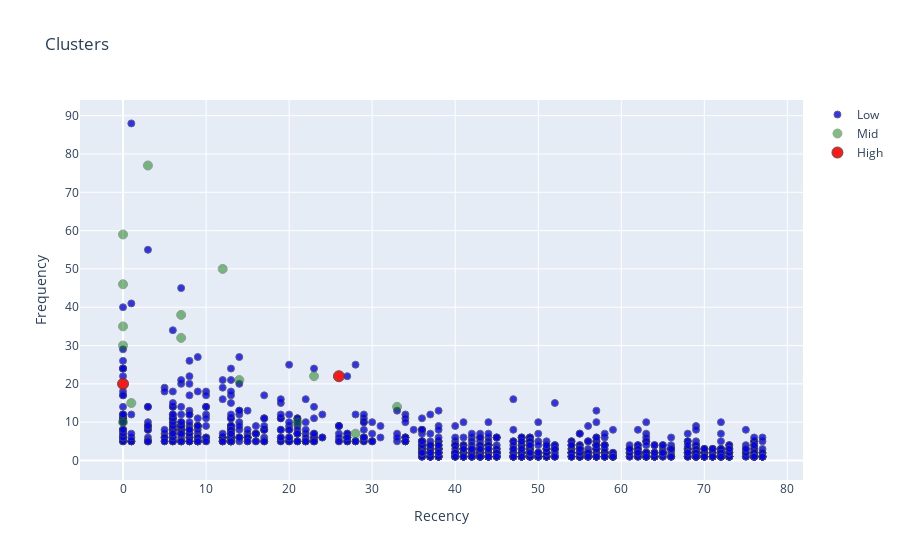

The code cell stored with this chart in its notebook:
### Code cell
# plot recency vs frequency
tx_graph = RFM.copy()
#query("Monetary < 50000 and Frequency < 2000")

plot_data = [
    go.Scatter(
        x=tx_graph.query("Cluster == 'Active-Low'")['Recency'],
        y=tx_graph.query("Cluster == 'Active-Low'")['Frequency'],
        mode='markers',
        name='Low',
        marker= dict(size= 7,
            line= dict(width=1),
            color= 'blue',
            opacity= 0.8
           )
    ),
        go.Scatter(
        x=tx_graph.query("Cluster == 'Active-Mid'")['Recency'],
        y=tx_graph.query("Cluster == 'Active-Mid'")['Frequency'],
        mode='markers',
        name='Mid',
        marker= dict(size= 9,
            line= dict(width=1),
            color= 'green',
            opacity= 0.5
           )
    ),
        go.Scatter(
        x=tx_graph.query("Cluster == 'Active-High'")['Recency'],
        y=tx_graph.query("Cluster == 'Active-High'")['Frequency'],
        mode='markers',
        name='High',
        marker= dict(size= 11,
            line= dict(width=1),
            color= 'red',
            opacity= 0.9
           )
    ),
]

plot_layout = go.Layout(
        yaxis= {'title': "Frequency"},
        xaxis= {'title': "Recency"},
        title='Clusters'
    )
fig = go.Figure(data=plot_data, layout=plot_layout)

fig

### Figure 1 — Plotly figure (JSON) as saved in the notebook; plotly's stock layout.template omitted (floating-point values rounded to 4 significant figures; data arrays with more than 128 entries replaced by an {"elided": "..."} marker saying what was removed)
{"data": [{"marker": {"color": "blue", "line": {"width": 1}, "opacity": 0.8, "size": 7}, "mode": "markers", "name": "Low", "type": "scatter", "x": {"elided": "1003 int values"}, "y": {"elided": "1003 int values"}}, {"marker": {"color": "green", "line": {"width": 1}, "opacity": 0.5, "size": 9}, "mode": "markers", "name": "Mid", "type": "scatter", "x": [0, 28, 21, 0, 12, 7, 0, 3, 0, 7, 23, 1, 33, 14, 0], "y": [10, 7, 10, 59, 50, 38, 46, 77, 35, 32, 22, 15, 14, 21, 30]}, {"marker": {"color": "red", "line": {"width": 1}, "opacity": 0.9, "size": 11}, "mode": "markers", "name": "High", "type": "scatter", "x": [0, 26], "y": [20, 22]}], "layout": {"title": {"text": "Clusters"}, "xaxis": {"title": {"text": "Recency"}}, "yaxis": {"title": {"text": "Frequency"}}}}
